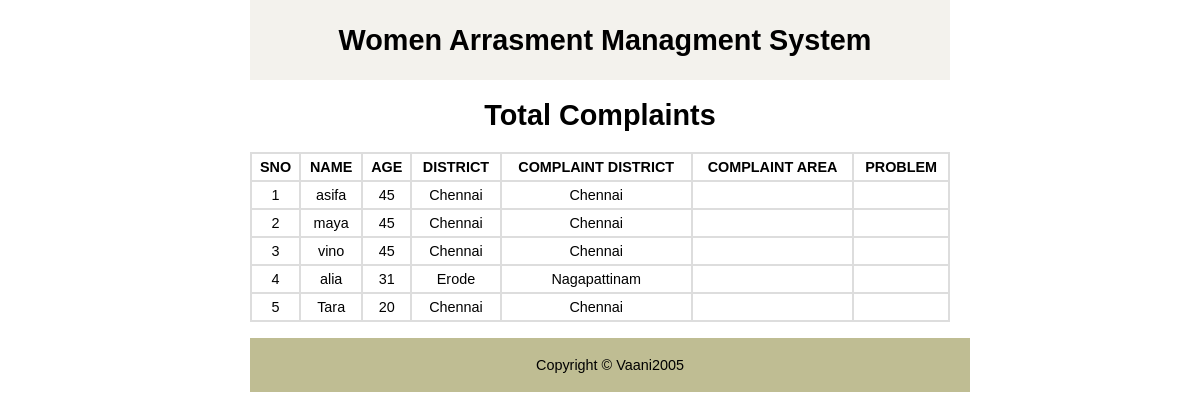
Page /totallogin.php.php (signed in) on the committed database.
### tables this page shows
CREATE TABLE `complaint` (
  `CID` int(10) NOT NULL,
  `NAME` varchar(120) NOT NULL,
  `AGE` int(3) NOT NULL,
  `DIS` varchar(120) NOT NULL,
  `FILE` varchar(120) NOT NULL,
  `CDIS` varchar(120) NOT NULL,
  `CAREA` varchar(120) NOT NULL,
  `PROBLEM` varchar(120) NOT NULL
);

### totallogin.php.php (the view, shortened to what this page needs)
<?php
 include "database.php";
?>
<!DOCTYPE html>
<html lang="en">
<head>
    <link rel="stylesheet" href="index.css">
</head>
<body>
    <div id="container">
        <div id="header">
            <h1>Women Arrasment Managment System</h1>
        </div>
                  <h1 id="heading">Total Complaints</h1>
<?php
$sql="SELECT * FROM complaint";
$res=$db->query($sql);
if($res->num_rows>0)
{
 echo "<table>
  <tr> <th>SNO</th> <th>NAME</th> <th>AGE</th> <th>DISTRICT</th> <th>COMPLAINT DISTRICT</th> <th>COMPLAINT AREA</th> <th>PROBLEM</th> </tr>";
$i=0;
while($row=$res->fetch_assoc())
 {
  $i++;
  echo "<tr>";
  echo "<td>{$i}</td>";
  echo "<td>{$row["NAME"]}</td>";
  echo "<td>{$row["AGE"]}</td>";
  echo "<td>{$row["DIS"]}</td>";
  echo "<td>{$row["CDIS"]}</td>";
  echo "<td>{$row["AREA"]}</td>";
  echo "<td>{$row["PRO"]}</td>";
  echo "</tr>";
 }
echo "</table>";
}
else
{
 echo "<p  class='error'>No Students Records Found</p>";
}
?>
<br>
        <div id="footer">
            <p>Copyright &copy; Vaani2005</p>
        </div>
    </div>
</body>
</html>

### index.css (style rules this page uses)
html,body { margin:0; padding: 0; }
body { font:90% calibri, sans-serif; text-align: center; }
#header { background-color: #f3f2ed; }
#header h1 { height: 80px; line-height: 80px; margin: 0; padding-left: 10px; }
#container { height:auto; width: 700px; margin: 0 auto; }
table { width:100%; border-collapse:collapse; }
table td,table th { border:2px solid #ddd; padding: 5px; }
#footer { clear:both; width: 100%; background-color: #bfbd93; }
#footer { margin: 0; padding: 5px 10px; }

### rows in the picture
complaint: NAME "asifa", AGE "45", DIS "Chennai", CDIS "Chennai"
complaint: NAME "maya", AGE "45", DIS "Chennai", CDIS "Chennai"
complaint: NAME "vino", AGE "45", DIS "Chennai", CDIS "Chennai"
complaint: NAME "alia", AGE "31", DIS "Erode", CDIS "Nagapattinam"
complaint: NAME "Tara", AGE "20", DIS "Chennai", CDIS "Chennai"
